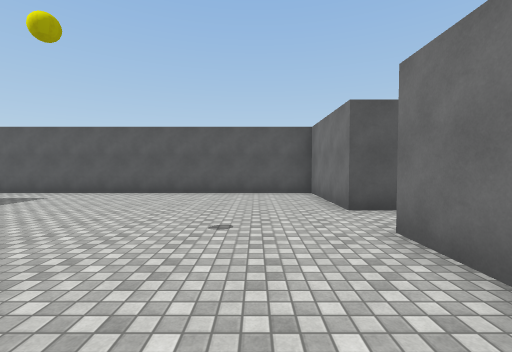
view 1 (above)

19 first-person views from a walk through a 3-D level made in the Unity game engine. The camera is 1.5 m above the floor, tilts 2° down and sees 90° across. The floor is counted in squares, 2 m on a side. Each view is taken from the middle of a square. On the plan, view 1 faces up. The plan holds only what a view shows up to about 9 squares ahead; the rest is blank. The place goes on beyond the plan. Door leaves are left out, so doorways stand open. Surface patterns are stand-ins for the level's own textures.

view 2
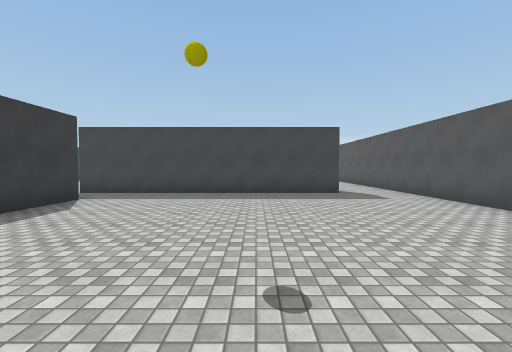

view 3
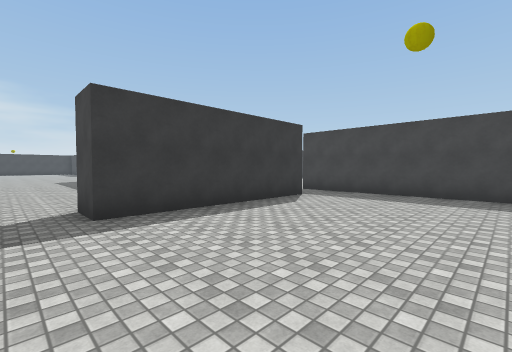

view 4
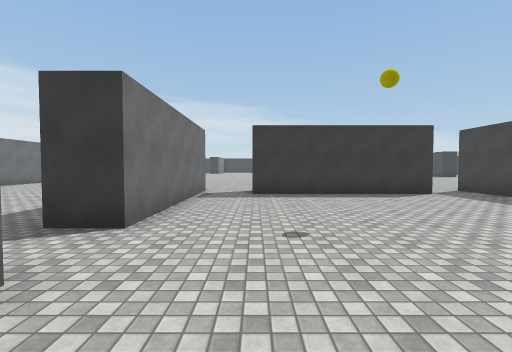

view 5
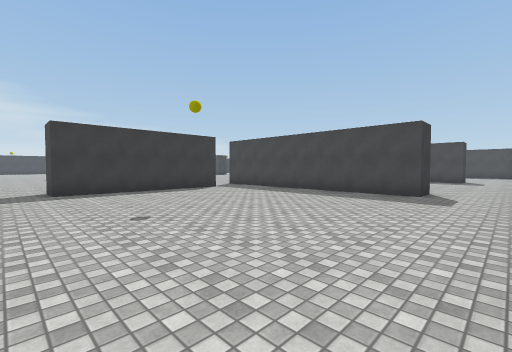

view 6
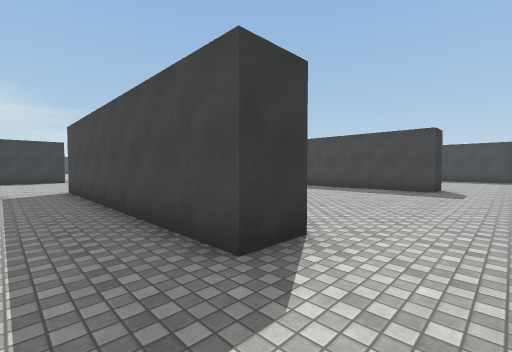

view 7
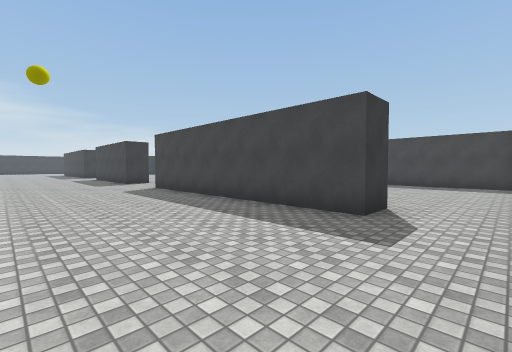

view 8
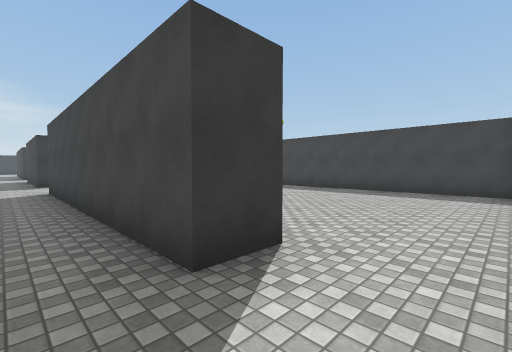

view 9
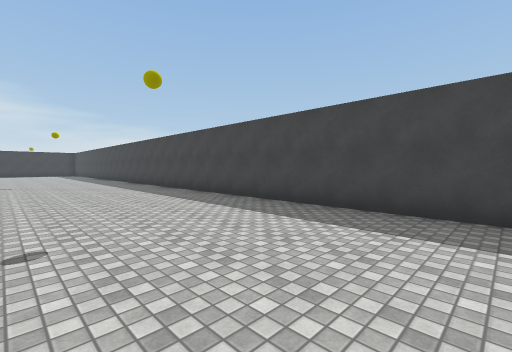

view 10
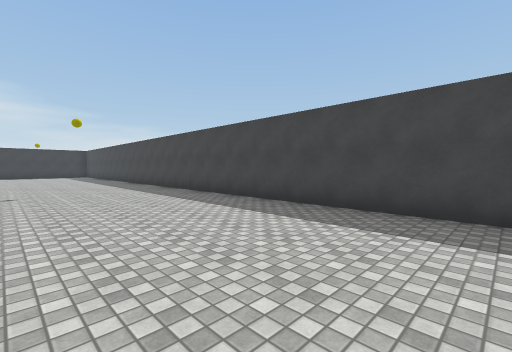

view 11
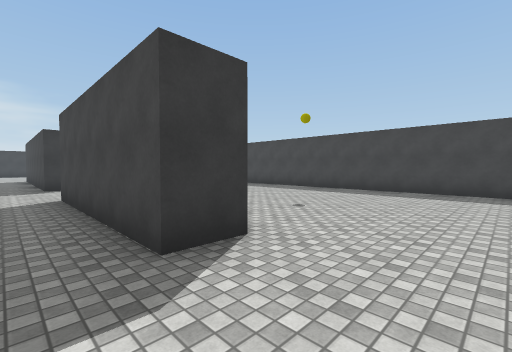

view 12
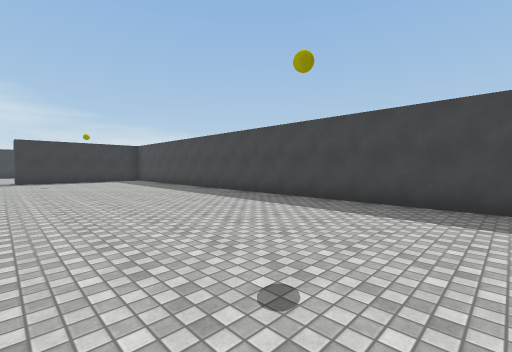

view 13
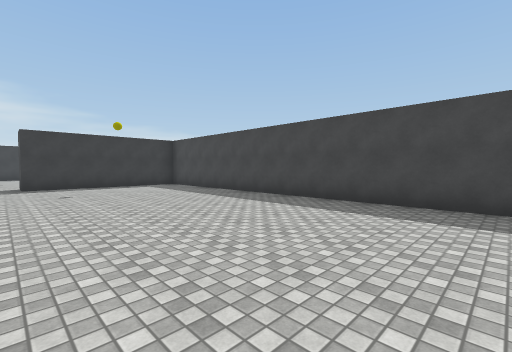

view 14
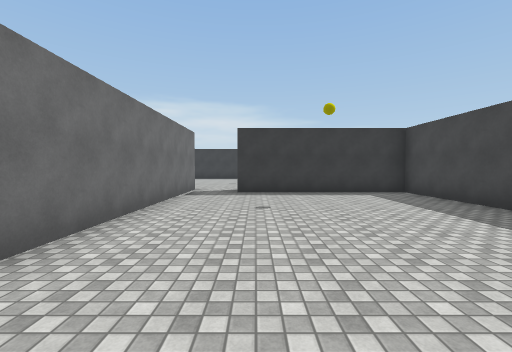

view 15
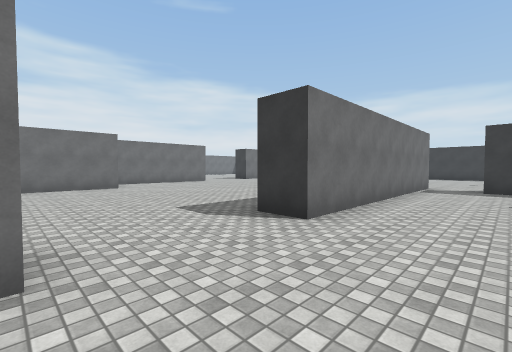

view 16
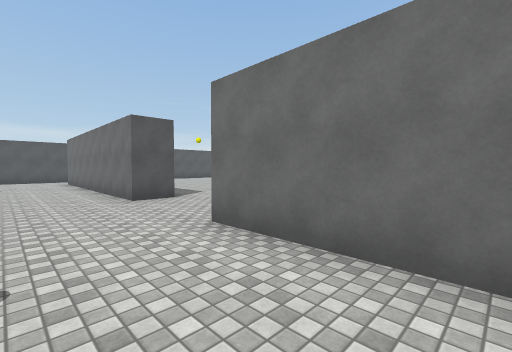

view 17
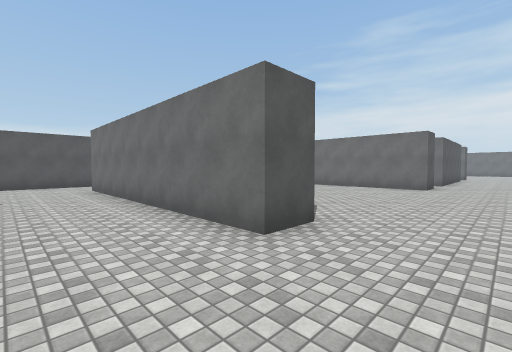

view 18
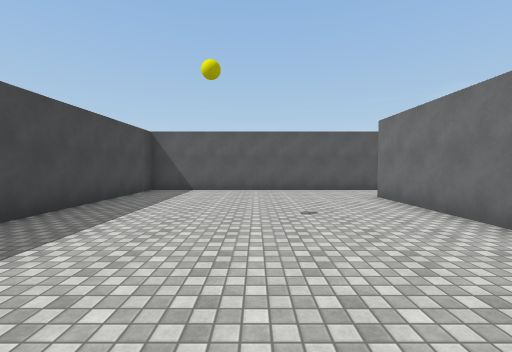

view 19
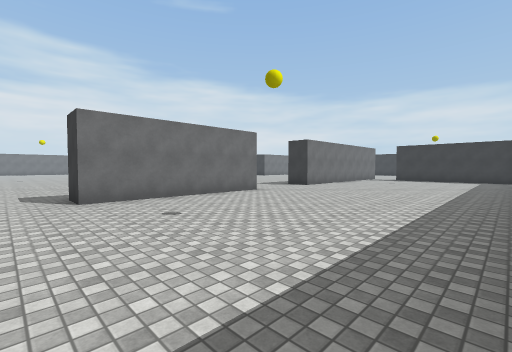

### Floor plan
Ten units are one square. View 1 is at (0, 0); x grows to the right and y downward. Boxes are objects, and circles mark ways between rooms. Rooms are numbered by the first view taken in them; rooms with no view inside come last. Other rooms are left out.
<svg viewBox="-219 -79 247 290">
<path fill="none" stroke="#000" d="M-64 -54 -64 21M-50 11 1 11 1 21M16 -44 16 -74 -80 -74M16 21 16 -29M-72 130 -72 104M-64 21 -74 21 -74 9M-140 131 -140 149M-140 51 -140 101M-140 -54 -140 21M-149 101 -149 51 -140 51M-140 21 -149 21 -149 -54 -140 -54M-140 -74 -214 -74 -214 196 -165 196M-149 206 -149 131 -140 131"/>
<circle cx="-55" cy="20" r="3" fill="#2a7"/>
<circle cx="-70" cy="-65" r="3" fill="#2a7"/>
<circle cx="23" cy="-37" r="3" fill="#2a7"/>
<circle cx="5" cy="20" r="3" fill="#2a7"/>
<circle cx="-140" cy="-65" r="3" fill="#2a7"/>
<circle cx="-140" cy="115" r="3" fill="#2a7"/>
<circle cx="-140" cy="35" r="3" fill="#2a7"/>
<circle cx="-157" cy="203" r="3" fill="#2a7"/>
<text x="-30" y="-30">1</text>
<text x="-20" y="130">2</text>
<text x="-180" y="60">3</text>
</svg>
Room 1 opens to room 2. Room 2 opens to room 3.

Where each view was taken, in squares from view 1:
view 1: 0 up, 0 right, facing up
view 2: 3 up, 1 right, facing left
view 3: 3 up, 1 right, facing down-left
view 4: 6 up, 0 right, facing down
view 5: 7 up, 1 right, facing down-left
view 6: 7 up, 5 left, facing down-left
view 7: 7 up, 10 left, facing down-left
view 8: 7 up, 13 left, facing down-left
view 9: 6 up, 17 left, facing down-left
view 10: 2 up, 17 left, facing down-left
view 11: 3 down, 13 left, facing down-left
view 12: 5 down, 16 left, facing down-left
view 13: 9 down, 16 left, facing down-left
view 14: 12 down, 17 left, facing down
view 15: 10 down, 17 left, facing down-right
view 16: 8 down, 17 left, facing up-right
view 17: 4 down, 17 left, facing up-right
view 18: 1 down, 18 left, facing up
view 19: 4 down, 21 left, facing down-right
